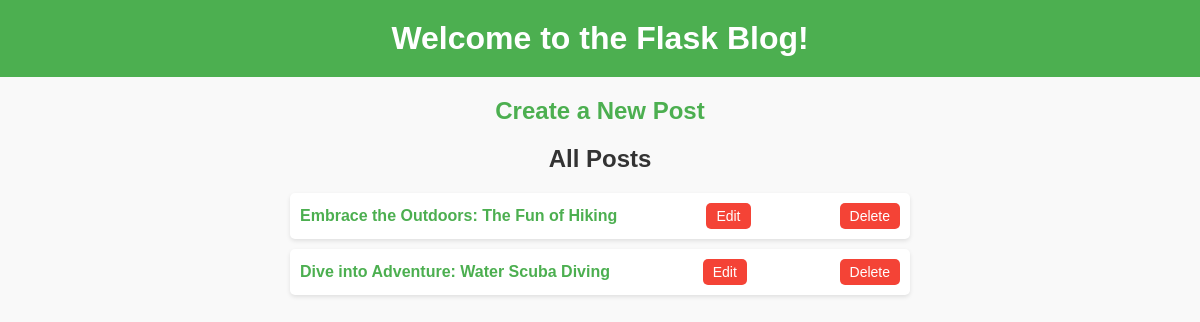
The page / on the database its author committed.
### tables this page shows
CREATE TABLE posts (
    id INTEGER PRIMARY KEY AUTOINCREMENT,
    title TEXT NOT NULL,
    content TEXT NOT NULL
);

### app.py (the view)
@app.route('/')
def index():
    conn = get_db_connection()
    posts = conn.execute('SELECT * FROM posts').fetchall()
    conn.close()
    return render_template('index.html', posts=posts)

### app.py (called while the page is built)
def get_db_connection():
    conn = sqlite3.connect('database.db')
    conn.row_factory = sqlite3.Row
    return conn

### templates/index.html (shortened to what this page needs)
<!doctype html>
<html>
<head>
    <link rel="stylesheet" href="{{ url_for('static', filename='styles.css') }}">
</head>
<body>
    <h1>Welcome to the Flask Blog!</h1>
    <h2><a href="/create">Create a New Post</a></h2>
    <h2>All Posts</h2>
    {% if posts %}
        <ul>
        {% for post in posts %}
            <li>
                <a href="/{{ post.id }}">{{ post.title }}</a>
                <a href="/{{ post.id }}/edit" style="margin-left: 10px; text-decoration: none;">
                    <button type="button" style="margin-right: 10px;">Edit</button>
                </a>
                <form action="/{{ post.id }}/delete" method="post" style="display:inline;">
                    <button type="submit">Delete</button>
                </form>
            </li>
        {% endfor %}
        </ul>
    {% else %}
        <p>No posts yet!</p>
    {% endif %}
</body>
</html>

### static/styles.css (style rules this page uses)
body { font-family: Arial, sans-serif; background-color: #f9f9f9; margin: 0; padding: 0; }
h1 { background-color: #4CAF50; color: white; text-align: center; padding: 20px 0; margin: 0; }
h2 { color: #333; text-align: center; margin-top: 20px; }
a { color: #4CAF50; text-decoration: none; font-weight: bold; }
button { background-color: #4CAF50; color: white; border: none; border-radius: 5px; padding: 5px 10px; cursor: pointer; font-size: 14px; }
li { display: flex; justify-content: space-between; align-items: center; background: #fff; margin: 10px auto; padding: 10px; border-radius: 5px; box-shadow: 0 2px 4px rgba(0, 0, 0, 0.1); max-width: 600px; }
li a, li form { display: inline-block; }
li a button { margin-right: 10px; }
ul { list-style-type: none; padding: 0; }
li { background: #fff; margin: 10px auto; padding: 10px; border-radius: 5px; box-shadow: 0 2px 4px rgba(0, 0, 0, 0.1); max-width: 600px; }
button { background-color: #f44336; color: white; border: none; border-radius: 5px; padding: 5px 10px; cursor: pointer; }
form { display: inline; }

### rows shown on the page
posts: title "Embrace the Outdoors: The Fun of Hiking"
posts: title "Dive into Adventure: Water Scuba Diving"
